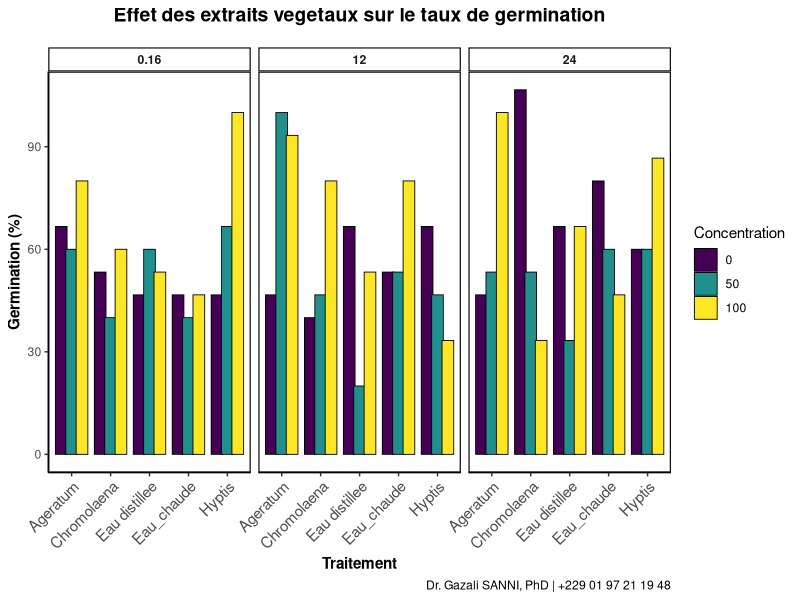
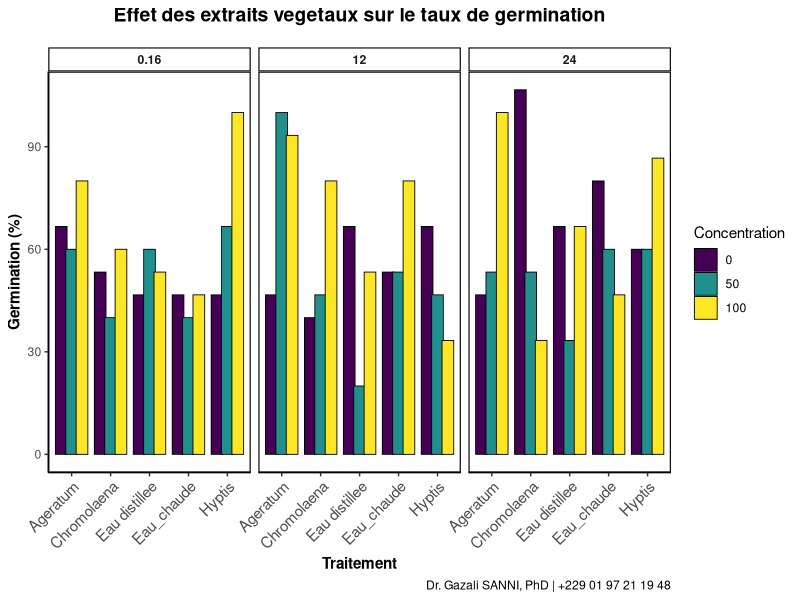

Reproduce these figures in R, in order.
# SCRIPT R : ANALYSE ET VISUALISATION D'UN ESSAI DE GERMINATION
# Auteur : Dr. Gazali SANNI, PhD | +229 01 97 21 19 48

# Ce script calcule les indices classiques de germination à partir de données 
# de suivi quotidien (sur 30 jours) et génère des graphiques professionnels.
# Il intègre une simulation de données pour être directement opérationnel.

library(ggplot2)
library(dplyr)
library(tidyr)
library(viridis)

# 1. GENERATION DE DONNEES FICTIVES (SIMULATION)
set.seed(123)

traitements <- c("Ageratum", "Chromolaena", "Eau distillee", "Eau_chaude", "Hyptis")
concentrations <- c("0", "50", "100")
temps_trempage <- c("0.16", "12", "24")
replications <- c("R1", "R2", "R3")

df_sim <- expand.grid(
  Specie = "Espece Modele",
  `Weeds/Solutions` = traitements,
  Concentration = concentrations,
  Soaking_time = temps_trempage,
  Replications = replications
)

jours <- paste0("D", 1:30, "AS")
for(j in jours) {
  df_sim[[j]] <- sample(c(0, 1), nrow(df_sim), replace = TRUE, prob = c(0.9, 0.1))
}

# 2. CALCUL DES PARAMETRES DE GERMINATION
df_sim$Total <- rowSums(df_sim[, jours], na.rm = TRUE)

N <- 5
df_sim$GP <- (df_sim$Total / N) * 100

df_sim$GI <- apply(df_sim[, jours], 1, function(x) {
  sum(x / (1:30), na.rm = TRUE)
})

df_sim$MGT <- apply(df_sim[, jours], 1, function(x) {
  total <- sum(x, na.rm = TRUE)
  if(total == 0) return(NA)
  sum(x * (1:30), na.rm = TRUE) / total
})

df_sim$GR <- 1 / df_sim$MGT

# 3. SYNTHESE DES DONNEES PAR TRAITEMENT
tableau_germination <- df_sim %>%
  group_by(Specie, `Weeds/Solutions`, Concentration, Soaking_time) %>%
  summarise(
    n = n(),
    GP_moy = round(mean(GP, na.rm = TRUE), 2),
    GI_moy = round(mean(GI, na.rm = TRUE), 2),
    MGT_moy = round(mean(MGT, na.rm = TRUE), 2),
    GR_moy = round(mean(GR, na.rm = TRUE), 2),
    .groups = "drop"
  )

tableau_germination$Concentration <- factor(tableau_germination$Concentration, levels = c("0", "50", "100"))
tableau_germination$Soaking_time <- factor(tableau_germination$Soaking_time, levels = c("0.16", "12", "24"))

# 4. REPRESENTATION GRAPHIQUE (FORMAT PUBLICATION ACADEMIQUE)
graph_germination <- ggplot(tableau_germination, 
                            aes(x = `Weeds/Solutions`, 
                                y = GP_moy, 
                                fill = Concentration)) +
  geom_col(position = position_dodge(0.8), 
           colour = "black", 
           linewidth = 0.3) +
  facet_wrap(~Soaking_time) +
  scale_fill_viridis_d(option = "D") +
  labs(
    title = "Effet des extraits vegetaux sur le taux de germination",
    x = "Traitement",
    y = "Germination (%)",
    fill = "Concentration",
    caption = "Dr. Gazali SANNI, PhD | +229 01 97 21 19 48"
  ) +
  theme_classic() +
  theme(
    axis.text.x = element_text(angle = 45, hjust = 1, size = 11),
    axis.title = element_text(face = "bold"),
    plot.title = element_text(face = "bold", size = 14, hjust = 0.5, margin = margin(b = 15)),
    legend.position = "right",
    panel.border = element_rect(color = "black", fill = NA, linewidth = 0.8),
    strip.background = element_rect(color = "black", fill = "white", linewidth = 0.8),
    strip.text = element_text(face = "bold")
  )

print(graph_germination)

ggsave("Post_02_Germination.png", graph_germination, width = 10, height = 6, dpi = 300)
print("Traitement termine. Graphique exporte sous le nom 'Post_02_Germination.png'.")
